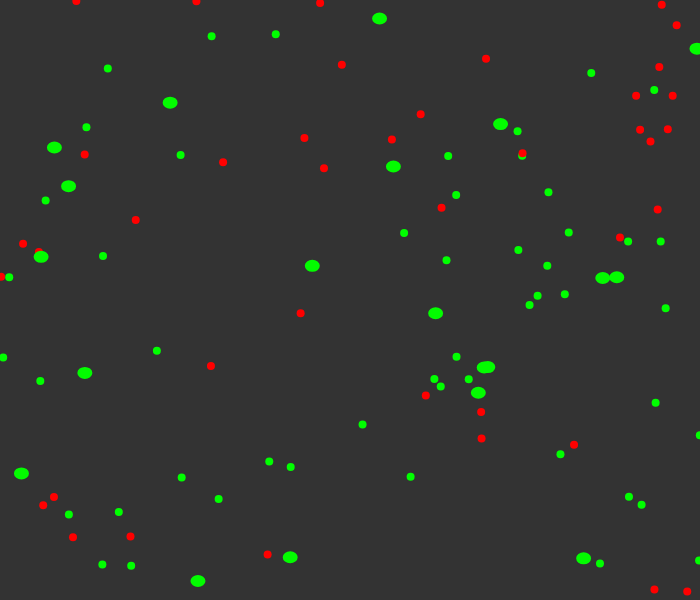
Frame 1 (no input)
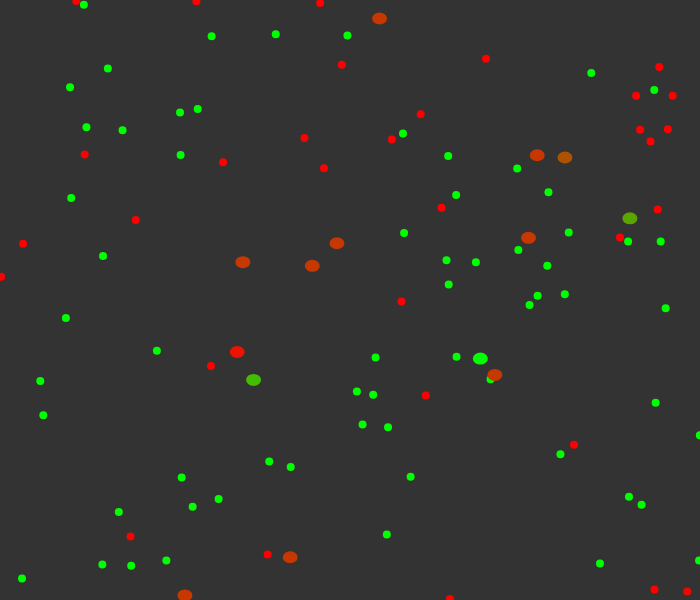
Frame 60 (no input)
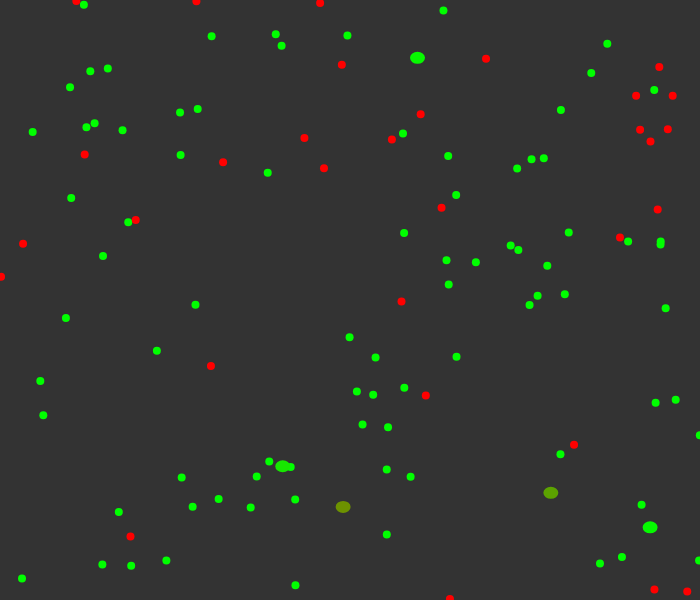
Frame 120 (the mouse pressed at the canvas centre since frame 60)

The p5.js sketch that drew these frames (run headless with seeded random() and noise() and a simulated clock; from frame 60 on, the mouse is pressed at the canvas centre):

// p5.js sketch
// ── sketch.js


var vehicles=[];

var food=[];
var poison=[];
var maxPopulation=20;
var debug;



function setup() {//frameRate(10);
	createCanvas(700,600);

for(var i=0;i<maxPopulation;++i){
	vehicles[i]=new Vehicle();

}
	for(var i=0;i<50;i++){
		var x=random(width);
		var y=random(height);
		food.push(createVector(x,y));
	}
	for(var i=0;i<40;i++){
		var x=random(width);
		var y=random(height);
		poison.push(createVector(x,y));
	}
	debug=createCheckbox();
}

function draw() {
		background(51);

		if(random(1)<0.02)
						{		var x=random(width);
								var y=random(height);
								poison.push(createVector(x,y));}
if(random(1)<0.4){
	var x=random(width);
	var y=random(height);
	food.push(createVector(x,y));
}





										for(var i=0;i<food.length;++i){
																						fill(0,255,0);
																						noStroke();
																						ellipse(food[i].x,food[i].y,8,8);

										}
										for(var i=0;i<poison.length;++i){
																						fill(255,0,0);
																						noStroke();
																						ellipse(poison[i].x,poison[i].y,8,8);

										}
										var tempVehicle;
for(var i=vehicles.length-1;i>=0;--i)
		{tempVehicle=vehicles[0];
			vehicles[i].behaviors();
			vehicles[i].checkCollission()
		vehicles[i].update();
		vehicles[i].show();

		var newVehicle=vehicles[i].clone();
		if(newVehicle!=null&vehicles.length<=maxPopulation)
						vehicles.push(newVehicle);

	if(vehicles[i].dead())
			vehicles.splice(i,1);




		}
		if(vehicles.length==0)
						{tempVehicle.health=1;
							tempVehicle.pos=new p5.Vector(random(width),random(height));
							vehicles.push(tempVehicle);}


}


function Vehicle(dna){
	this.nutritionFood=0.2;
	this.nutritionPoison=0.3;
  this.pos=new p5.Vector(random(width),random(height));
  this.acc=new p5.Vector(0,0);
  this.vel=new p5.Vector(0,0);
	this.health=1;

  this.r=6;
  this.maxSpeed=4;
  this.maxForce=0.4;
	this.mr=0.08;
	this.dna=[];
if(dna==undefined)
	{
	var temp=new p5.Vector(random(-5,5),random(-5,5));
	this.dna[0]=temp.x;//food weight
	this.dna[1]=temp.y;//poison weight

temp=new p5.Vector(random(50,150),random(50,150));
	this.dna[2]=temp.x;//food perception
	this.dna[3]=temp.y;//poison perception
}
else{
	this.dna[0]=dna[0];
	if(random(1)<this.mr)
			{this.dna[0]+=random(-0.5,0.5);}
	this.dna[1]=dna[1];
					if(random(1)<this.mr){
								this.dna[1]+=random(-0.5,0.5);
					}

	this.dna[2]=dna[2];
	if(random(1)<this.mr){
					this.dna[2]+=random(-20,20);
	}

	this.dna[3]=dna[3];
	if(random(1)<this.mr){
						this.dna[3]+=random(-20,20);
	}
}


  this.update=function(){
		this.health-=0.013;
																    this.vel.add(this.acc);

																    this.vel.limit(this.maxSpeed);
																    this.pos.add(this.vel);

																    this.acc.mult(0);

									  }

  this.applyForce=function(force){
														    					this.acc.add(force);


														  }
	this.clone=function(){
		if(random(1)<0.004&&this.health>0.3)
		return new Vehicle(this.dna);
		else return null;
	}


	this.behaviors=function(){

											var foodSteer=this.eatFood();
											var poisonSteer=this.avoidPoison();

											if(foodSteer!=null&&poisonSteer!=null)

											{foodSteer.mult(this.dna[0]);
											poisonSteer.mult(this.dna[1]);

											this.applyForce(foodSteer);
											this.applyForce(poisonSteer);}
							}

				this.dead=function(){
					if(this.health<0)
								{
									return true;}
					else{
						return false;}
				}




	this.avoidPoison=function(){
																	var record=Infinity;
															    var closestIndex=-1;

								    	for(var i=poison.length-1;i>=0;--i){

																		   var d=this.pos.dist(poison[i]);



																		    //  var d=dist(this.pos.x,this.pos.y,food[i].x,food[i].y);
																 if(d<record&&d<this.dna[3]){
																		        record=d;
																		        closestIndex=i;
																		      }
								    					}


							if(closestIndex==-1)
																		return null;

									else
								    			return  this.seek(poison[closestIndex],false);


	}


  this.eatFood=function(){
									    var record=Infinity;
									    var closestIndex=-1;
									    for(var i=food.length-1;i>=0;--i){
									     var d=this.pos.dist(food[i]);


									      if(d<record&&d<this.dna[2]){
									        record=d;
									        closestIndex=i;
									      }
									    }



								if(closestIndex==-1)
												return null;
									  else
										return  this.seek(food[closestIndex],true);


  }



	this.checkCollission=function(){
		for(var i=poison.length-1;i>=0;--i){
			var d=this.pos.dist(poison[i]);


			if(d<5)
			{poison.splice(i,1);
				this.health-=this.nutritionPoison;
					 	}
		}
		for(var i=food.length-1;i>=0;--i){
					var d=this.pos.dist(food[i]);
			if(d<5)
			{food.splice(i,1);
				this.health+=this.nutritionFood;
						}
		}
	}

  this.seek=function(target,attract){
    var desired=p5.Vector.sub(target,this.pos);
		// if(!attract)
		// 			desired.mult(-1);


  desired.setMag(this.maxSpeed);
     //console.log(desired);
    var steer=p5.Vector.sub(desired,this.vel);

    steer.limit(this.maxForce);

		return steer;

    //this.applyForce(steer);
  }

  this.show=function(){



		var gr=color(0,255,0);
		var rd=color(255,0,0);
		var col = lerpColor(rd,gr,this.health);
    fill(col);

		stroke(col);
		strokeWeight(2);
		ellipse(this.pos.x,this.pos.y,13,10);



		/*dnjndjnsjdsjsndndfjd*/
	// 	push();
	// fill(0);
	// stroke(255);
	// translate(this.pos.x,this.pos.y);
  //
	// var temp=new p5.Vector(10,0);
	// var heading=atan(this.vel.y/this.vel.x);
  //
	// rotate(heading);
	// //left_down,right_down,upper
	// triangle(-this.r,this.r,this.r+20,0,-this.r,-this.r);
	// pop();



		//radius for poisonSteer
		if(debug.checked())
		{noStroke();
		fill(0,255,0,30);
		ellipse(this.pos.x,this.pos.y,this.dna[2]*2,this.dna[2]*2);
noStroke();
		fill(255,0,0,30);
		ellipse(this.pos.x,this.pos.y,this.dna[3]*2,this.dna[3]*2);}


  }
}
